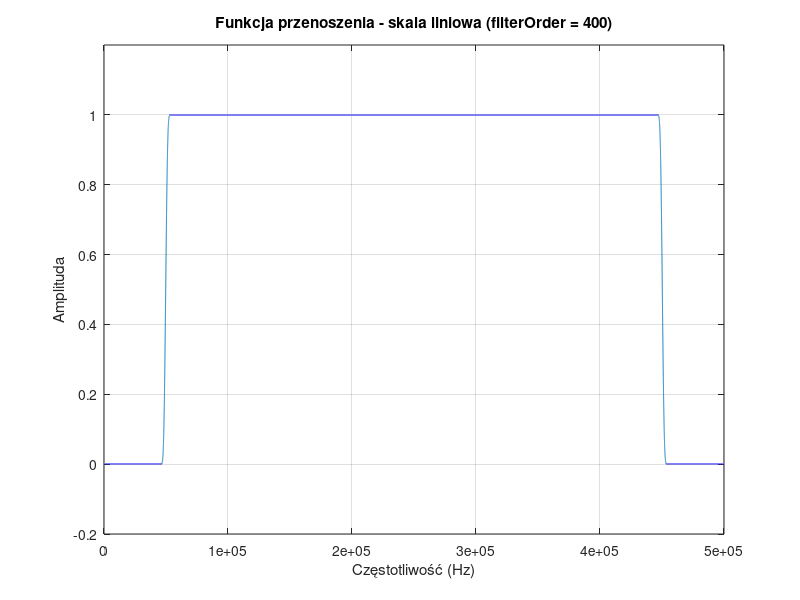

Recreate this plot in MATLAB.
clear; clc; close all;

filterOrder = 400;
cutoffFreq = 0.2;

window = blackman(filterOrder + 1);

sampleIdx = 0:filterOrder;

impulseResponse = fir1(filterOrder, cutoffFreq, 'high', window);

zeroPadding = 1e5;

spectrum = abs(fft(impulseResponse, zeroPadding));
spectrumIdx = 0:zeroPadding-1;

fs = 1e6;
nyquistFreq = fs/2;

frequencies = spectrumIdx * nyquistFreq / (zeroPadding-1);

figure;
plot(frequencies, spectrum);
title('Funkcja przenoszenia - skala liniowa (filterOrder = 400)');
xlabel('Częstotliwość (Hz)');
ylabel('Amplituda');
ylim([-0.2 1.2]);
grid on;